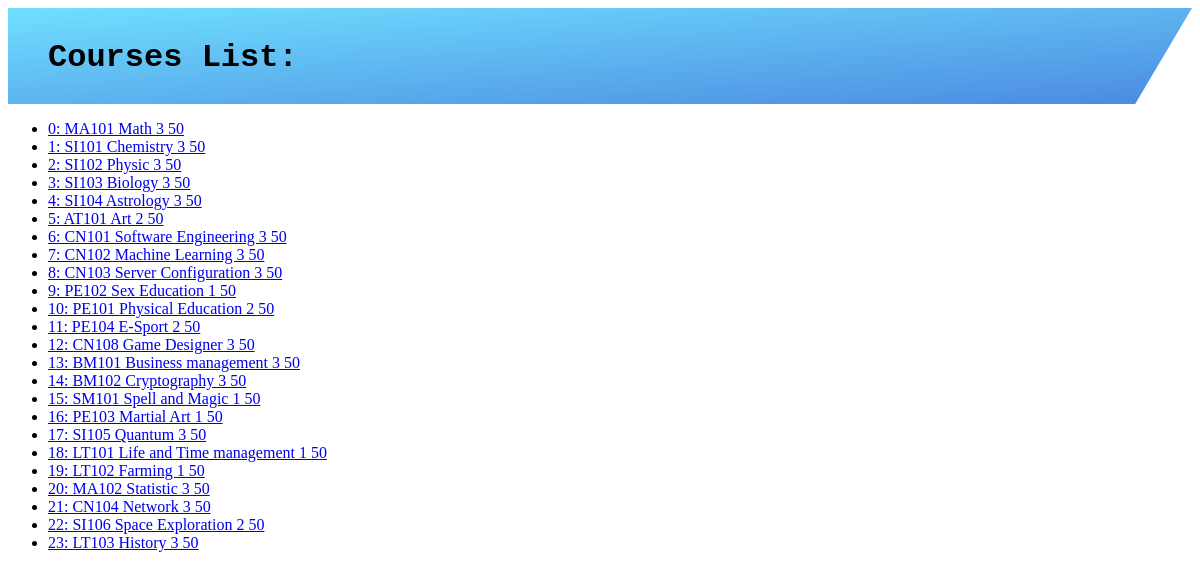
The page /Course_reg/ on the database its author committed.
### Course_reg/models.py (models this page shows)
class Course(models.Model):
    subject = models.CharField(max_length=50)
    subject_id = models.CharField(max_length=50)
    credit = models.IntegerField()
    seat = models.IntegerField()
    users = models.ManyToManyField('auth.User', null=True, blank=True)
    def __str__(self):
        return f'{self.id}: {self.subject_id} {self.subject} {self.credit} {self.seat}'

### Course_reg/views.py (the view)
# urls.py: path('', views.index, name='index'),
def index(request):
    course = Course.objects.all()
    return render(request, 'Courses/index.html', {
        'Courses': course
    })

### Course_reg/templates/Courses/index.html (shortened to what this page needs)
{% extends 'Courses/layout.html' %}
{% block body %}
<div class = "header courfont">
    <h1 class = "headerpos">Courses List:</h1>
</div>
<ul>
    {% for Course in Courses %}
    <li>
        <a href="{% url 'Course' Course.id %}">
        {{ Course}}
        </a>
    </li>
    {% empty %}
    <li>No Course</li>
    {% endfor %}
</ul>
{% endblock %}

### Course_reg/templates/Courses/index.html (style rules this page uses)
.header { height: 12vh; background-image: linear-gradient(to right bottom, rgba(76, 216, 255, 0.8), rgba(30, 108, 217, 0.8)), url('https://cdn.discordapp.com/attachments/812985864446935095/1019605085564702790/unknown.png'); background-size: cover; background-position: top; position: relative; text-align: center; clip-path: polygon(0 0, 100% 0, 70% 75vh, 0 100%); }
.headerpos { top: 10px; left: 40px; position: absolute; }
.courfont { font-family: 'Courier New', Courier, monospace; }

### rows shown on the page
Course: id+subject+subject "0: MA101 Math 3 50"
Course: id+subject+subject "1: SI101 Chemistry 3 50"
Course: id+subject+subject "2: SI102 Physic 3 50"
Course: id+subject+subject "3: SI103 Biology 3 50"
Course: id+subject+subject "4: SI104 Astrology 3 50"
Course: id+subject+subject "5: AT101 Art 2 50"
Course: id+subject+subject "6: CN101 Software Engineering 3 50"
Course: id+subject+subject "7: CN102 Machine Learning 3 50"
Course: id+subject+subject "8: CN103 Server Configuration 3 50"
Course: id+subject+subject "9: PE102 Sex Education 1 50"
Course: id+subject+subject "10: PE101 Physical Education 2 50"
Course: id+subject+subject "11: PE104 E-Sport 2 50"
Course: id+subject+subject "12: CN108 Game Designer 3 50"
Course: id+subject+subject "13: BM101 Business management 3 50"
Course: id+subject+subject "14: BM102 Cryptography 3 50"
Course: id+subject+subject "15: SM101 Spell and Magic 1 50"
Course: id+subject+subject "16: PE103 Martial Art 1 50"
Course: id+subject+subject "17: SI105 Quantum 3 50"
Course: id+subject+subject "18: LT101 Life and Time management 1 50"
Course: id+subject+subject "19: LT102 Farming 1 50"
Course: id+subject+subject "20: MA102 Statistic 3 50"
Course: id+subject+subject "21: CN104 Network 3 50"
Course: id+subject+subject "22: SI106 Space Exploration 2 50"
Course: id+subject+subject "23: LT103 History 3 50"
